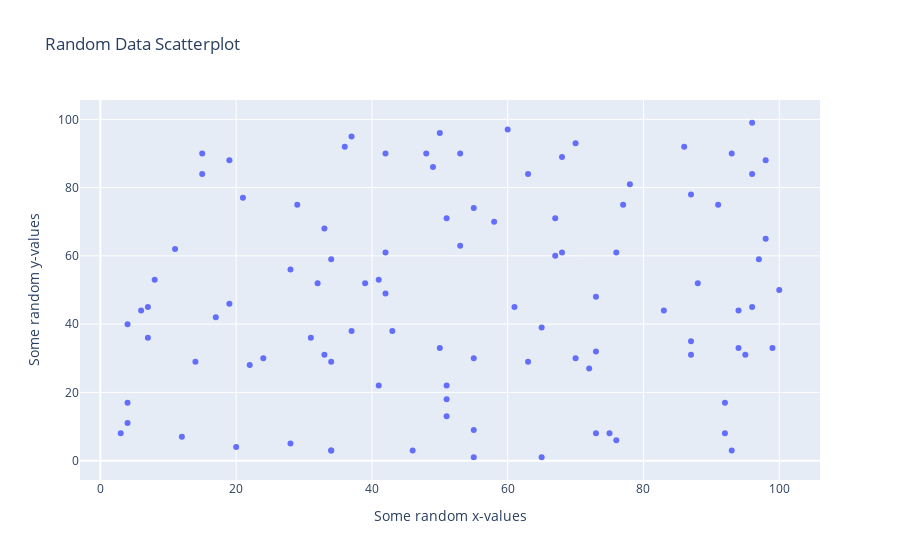

The notebook cell this image was saved under:
### Code cell
layout = go.Layout(
    title = 'Random Data Scatterplot', # Graph title
    xaxis = dict(title = 'Some random x-values'), # x-axis label
    yaxis = dict(title = 'Some random y-values'), # y-axis label
    hovermode ='closest')
    
fig = go.Figure(data=data, layout=layout)
fig.show()

### Figure 1 — Plotly figure (JSON) as saved in the notebook; plotly's stock layout.template omitted (floating-point values rounded to 4 significant figures)
{"data": [{"mode": "markers", "type": "scatter", "x": [76, 58, 93, 67, 37, 46, 94, 7, 61, 41, 68, 7, 100, 50, 17, 42, 88, 48, 53, 22, 96, 87, 73, 92, 77, 3, 51, 95, 87, 97, 19, 60, 4, 96, 99, 55, 24, 34, 70, 39, 98, 28, 32, 51, 76, 98, 42, 31, 51, 70, 41, 34, 86, 73, 78, 28, 50, 36, 11, 34, 43, 6, 67, 51, 33, 75, 63, 91, 49, 65, 29, 19, 34, 4, 20, 87, 72, 37, 42, 21, 65, 63, 15, 68, 14, 55, 96, 55, 73, 53, 4, 83, 92, 12, 55, 33, 94, 93, 15, 8], "y": [6, 70, 90, 71, 38, 3, 33, 45, 45, 53, 61, 36, 50, 33, 42, 90, 52, 90, 90, 28, 84, 78, 8, 17, 75, 8, 22, 31, 35, 59, 46, 97, 40, 45, 33, 9, 30, 3, 30, 52, 65, 5, 52, 71, 61, 88, 49, 36, 18, 93, 22, 59, 92, 48, 81, 56, 96, 92, 62, 3, 38, 44, 60, 13, 68, 8, 29, 75, 86, 39, 75, 88, 29, 17, 4, 31, 27, 95, 61, 77, 1, 84, 84, 89, 29, 74, 99, 30, 32, 63, 11, 44, 8, 7, 1, 31, 44, 3, 90, 53]}], "layout": {"hovermode": "closest", "title": {"text": "Random Data Scatterplot"}, "xaxis": {"title": {"text": "Some random x-values"}}, "yaxis": {"title": {"text": "Some random y-values"}}}}
